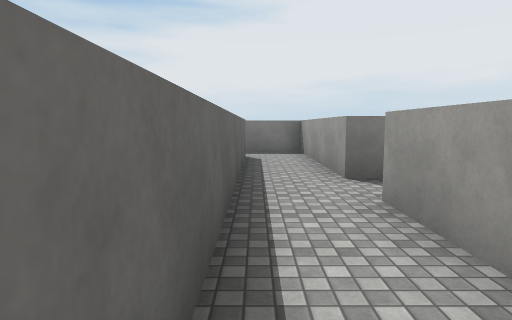
view 1 (above)

19 first-person views from a walk through a 3-D level made in the Unity game engine. The camera is 1.5 m above the floor, tilts 6° down and sees 75° across. The floor is counted in squares, 2 m on a side. Each view is taken from the middle of a square. On the plan, view 1 faces up. The plan holds only what a view shows up to about 11 squares ahead; the rest is blank. The player character is not drawn. Door leaves are left out, so doorways stand open. Surface patterns are stand-ins for the level's own textures.

view 2
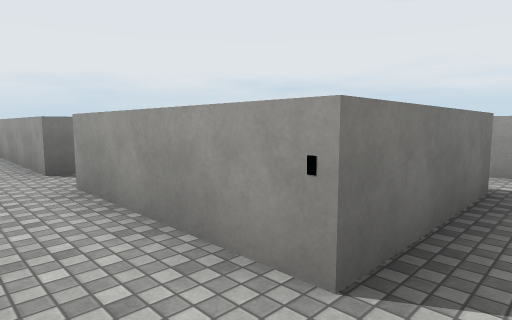

view 3
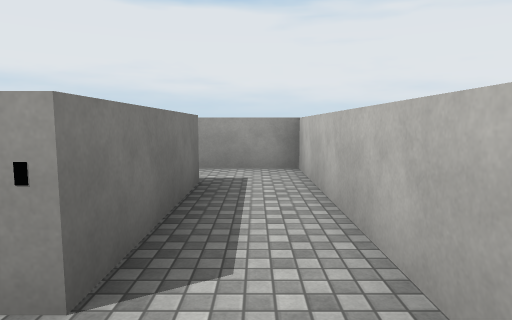

view 4
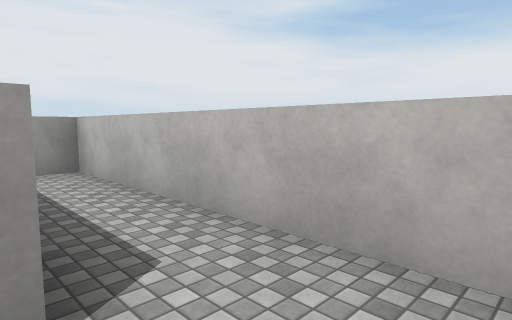

view 5
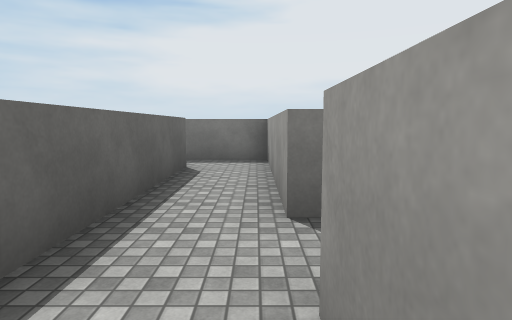

view 6
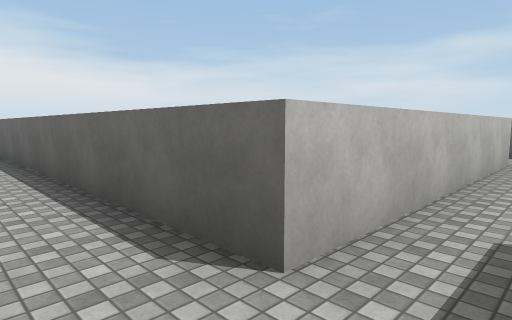

view 7
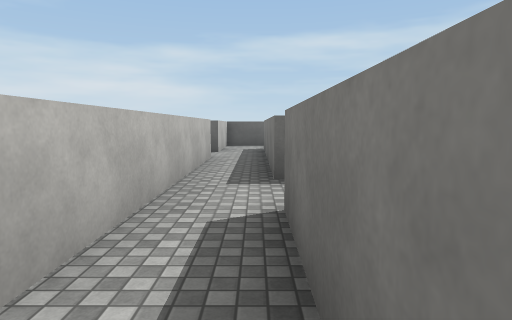

view 8
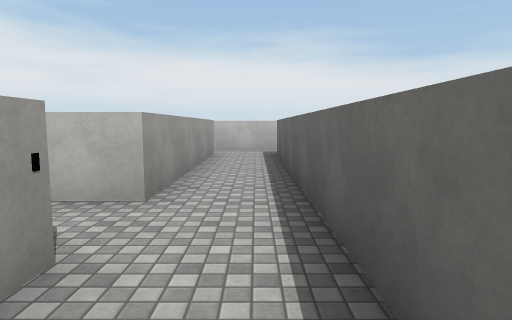

view 9
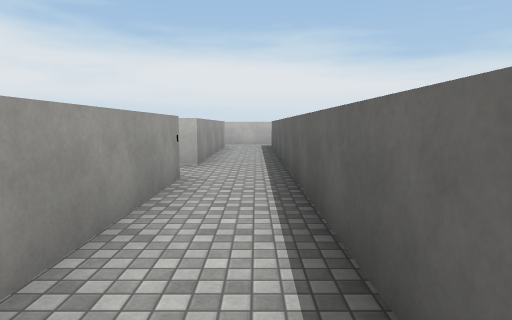

view 10
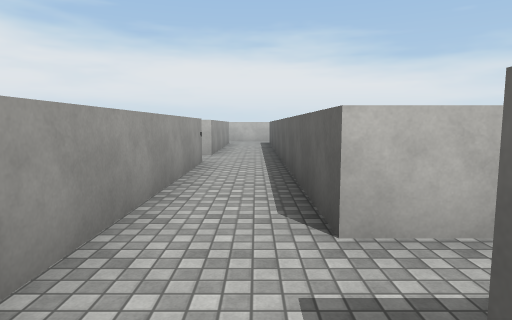

view 11
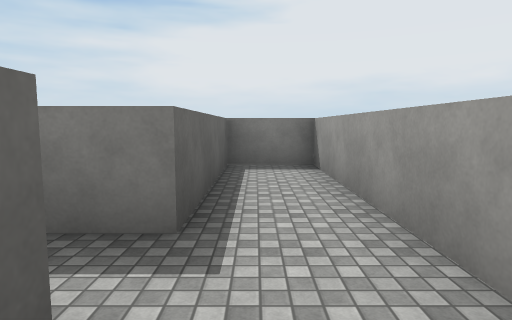

view 12
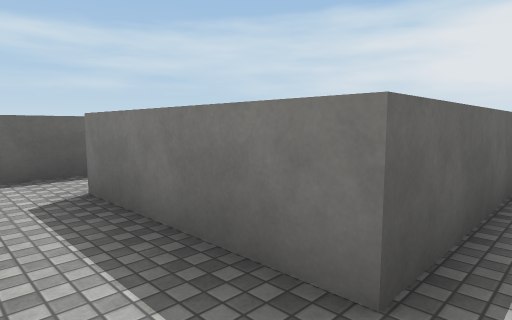

view 13
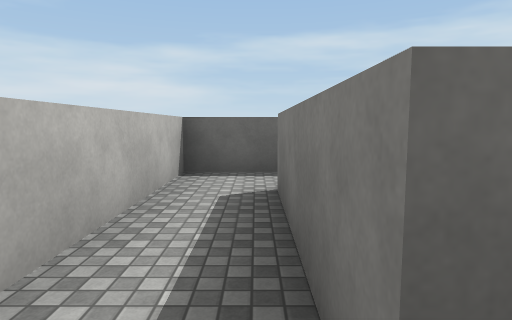

view 14
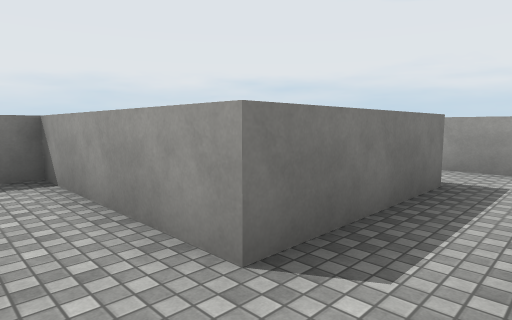

view 15
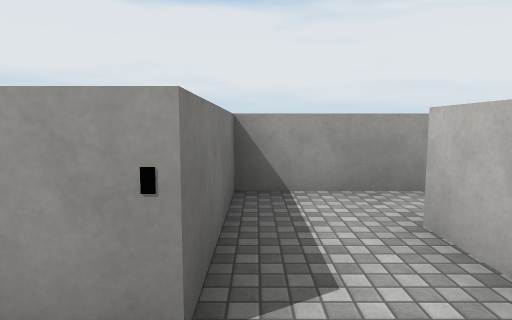

view 16
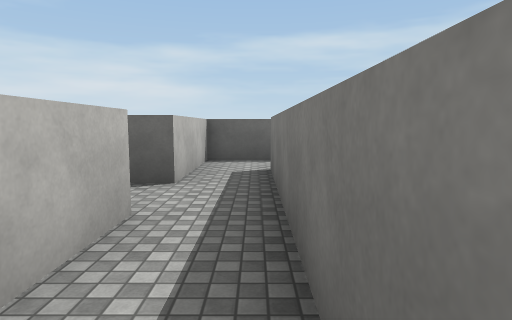

view 17
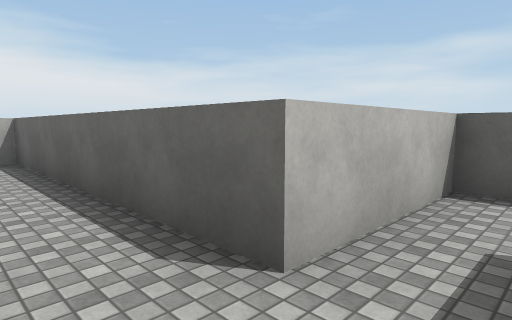

view 18
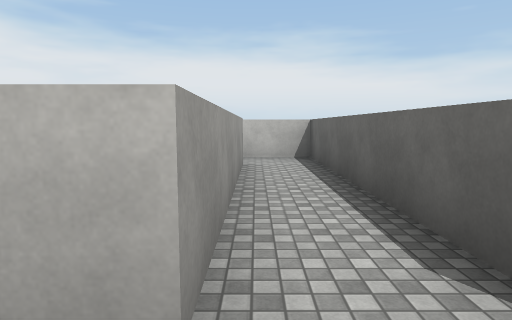

view 19
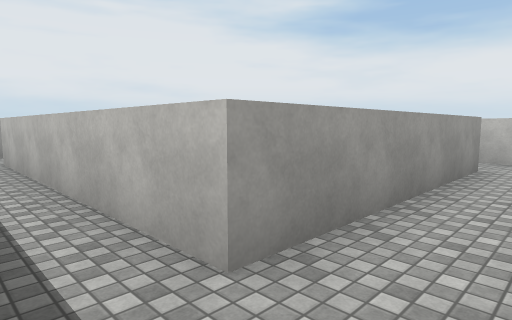

### Floor plan
Ten units are one square. View 1 is at (0, 0); x grows to the right and y downward. Boxes are objects, and circles mark ways between rooms. Rooms are numbered by the first view taken in them; rooms with no view inside come last. Other rooms are left out.
<svg viewBox="-101 -267 122 290">
<path fill="none" stroke="#000" d="M13 -46 13 -93 -19 -93M-24 -80 -2 -80 -2 5M13 3 13 -32M1 18 16 18M-19 -162 -19 -204M-19 -93 -19 -147M-68 -80 -24 -80M-36 -209 -36 -93 -66 -93M-83 -228 -83 -209 -36 -209M-19 -204 -19 -262 -36 -262 -36 -223 -68 -223 -68 -245M-95 -80 -83 -80 -83 -12 -64 -12M-66 -93 -96 -93M-68 -26 -68 -80M-19 -147 -5 -147M7 -140 7 -162 -19 -162"/>
<circle cx="-15" cy="-90" r="3" fill="#2a7"/>
<circle cx="-30" cy="-200" r="3" fill="#2a7"/>
<circle cx="-70" cy="-90" r="3" fill="#2a7"/>
<circle cx="-20" cy="-155" r="3" fill="#2a7"/>
<text x="0" y="-50">1</text>
<text x="-30" y="-130">2</text>
<text x="-50" y="-220">3</text>
<text x="-80" y="-60">4</text>
<text x="-10" y="-160">5</text>
</svg>
Room 1 opens to room 2. Room 2 opens to room 3. Room 2 opens to room 4. Room 2 opens to room 5.

Where each view was taken, in squares from view 1:
view 1: 0 up, 0 right, facing up
view 2: 1 down, 0 right, facing up-right
view 3: 1 down, 0 right, facing right
view 4: 0 up, 0 right, facing down-right
view 5: 2 up, 1 right, facing up
view 6: 9 up, 1 right, facing down-left
view 7: 9 up, 1 right, facing left
view 8: 18 up, 3 left, facing down
view 9: 21 up, 3 left, facing down
view 10: 23 up, 3 left, facing down
view 11: 20 up, 3 left, facing up
view 12: 21 up, 3 left, facing up-left
view 13: 22 up, 3 left, facing left
view 14: 21 up, 8 left, facing up-right
view 15: 16 up, 3 left, facing right
view 16: 9 up, 4 left, facing left
view 17: 9 up, 7 left, facing down-left
view 18: 9 up, 7 left, facing down
view 19: 9 up, 8 left, facing down-right
